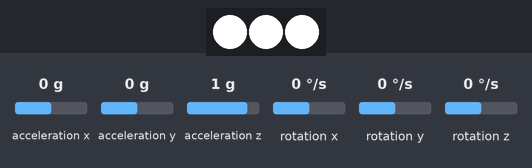
The sketch below on a simulated ATtiny85, built with avr-gcc and run on an emulated ATtiny85. On the bench: 3 RGB LEDs in strip order, left to right. Wiring (inferred from the names in the program): MPU-6050 motion sensor at I2C address 0x68. The test bench sets the inputs (shaded band); at power-on: acceleration y 0 g, acceleration x 0 g, acceleration z 1 g, rotation x 0 °/s, rotation y 0 °/s, rotation z 0 °/s.

Above: at 1.2 s.
1.3 s: acceleration y set to 0.8 g
4.3 s: acceleration x set to -1.4 g
At 4.53 s:
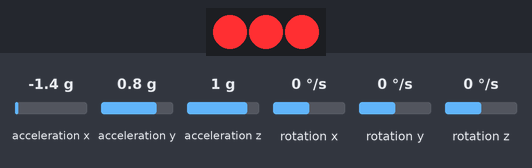
7.3 s: acceleration y set to -1.4 g
At 7.53 s:
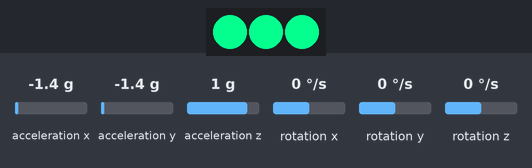
10.3 s: acceleration y set to 1.4 g
At 11.24 s:
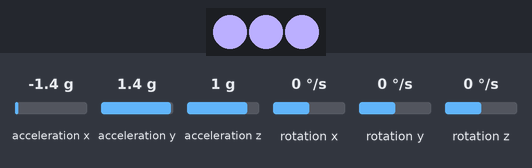
13.3 s: acceleration x set to 0 g
At 15.3 s:
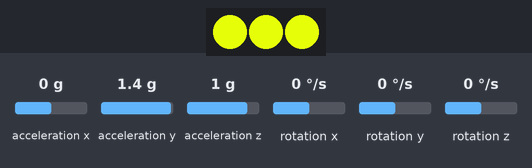
16.3 s: acceleration y set to -0.8 g
At 19.9 s:
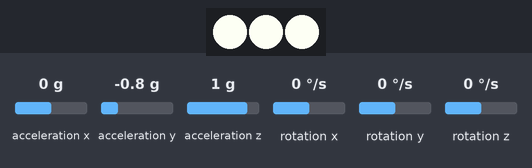
Timing chart, 0 to 20.3 s (numbered marks = the images above; inputs shaded):
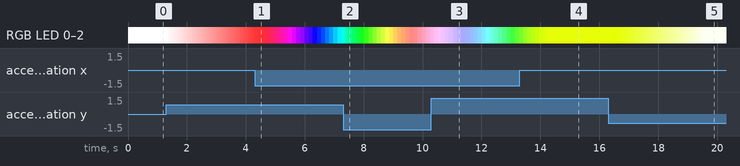

The sketch:

digispark_hue_cube_tilt.ino
```cpp
// sources: https://playground.arduino.cc/Main/MPU-6050
#include <Wire.h>
#define USE_HSV // enable hsv mode
#include <WS2812.h>

#define MAX_BRIGHTNESS 255
#define MPUADDR 0x68

#define CHANGE_FACTOR 2400
#define DEBOUNCE_DELAY 66

WS2812 LED(3);
cRGB value;

void setup() {
  Wire.begin();
  Wire.beginTransmission(MPUADDR);
  Wire.write(0x6B);  // PWR_MGMT_1 register
  Wire.write(0);     // set to zero (wakes up the MPU-6050)
  Wire.endTransmission(true);
  LED.setOutput(3); // Digital Pin 9
}

int16_t acX, acY, acZ, Temp, GyX, GyY, GyZ;
int16_t acXf, acYf, acZf, temp;
int16_t h = 0, s = 0, v = 60;
float change;

void loop() {
  Wire.beginTransmission(MPUADDR);
  Wire.write(0x3B);  // starting with register 0x3B (ACCEL_XOUT_H)
  Wire.endTransmission(false);
  Wire.requestFrom(MPUADDR, 14); // request a total of 14 registers
  acX = (Wire.read() << 8 | Wire.read()); // 0x3B (ACCEL_XOUT_H) & 0x3C (ACCEL_XOUT_L)
  acY = (Wire.read() << 8 | Wire.read()); // 0x3D (ACCEL_YOUT_H) & 0x3E (ACCEL_YOUT_L)
  acZ = (Wire.read() << 8 | Wire.read()); // 0x3F (ACCEL_ZOUT_H) & 0x40 (ACCEL_ZOUT_L)
  Temp = Wire.read() << 8 | Wire.read(); // 0x41 (TEMP_OUT_H) & 0x42 (TEMP_OUT_L)
  GyX = Wire.read() << 8 | Wire.read(); // 0x43 (GYRO_XOUT_H) & 0x44 (GYRO_XOUT_L)
  GyY = Wire.read() << 8 | Wire.read(); // 0x45 (GYRO_YOUT_H) & 0x46 (GYRO_YOUT_L)
  GyZ = Wire.read() << 8 | Wire.read(); // 0x47 (GYRO_ZOUT_H) & 0x48 (GYRO_ZOUT_L)

  // low pass filter to remove noise:
  acXf = acXf * 0.7 + 0.3 * (acX); // 0x3B (ACCEL_XOUT_H) & 0x3C (ACCEL_XOUT_L)
  acYf = acYf * 0.7 + 0.3 * (acY); // 0x3D (ACCEL_YOUT_H) & 0x3E (ACCEL_YOUT_L)
  acZf = acZf * 0.7 + 0.3 * (acZ); // 0x3F (ACCEL_ZOUT_H) & 0x40 (ACCEL_ZOUT_L)

  if (abs(acXf) > CHANGE_FACTOR) {
    h = h + (acXf * (1.0 / CHANGE_FACTOR));
    h = h >= 360 ? 1 : h;
    h = h <= 0 ? 359 : h;
    delay(DEBOUNCE_DELAY); // debounce
  }

  if (abs(acYf) > CHANGE_FACTOR) {
    s = s + (acYf * (1.0 / CHANGE_FACTOR));
    s = s >= 254 ? 245 : s;
    s = s <= 10 ? 10 : s;
    delay(DEBOUNCE_DELAY); // debounce
  }

  v = MAX_BRIGHTNESS;

  value.SetHSV(h, s, v);

  LED.set_crgb_at(0, value);
  LED.set_crgb_at(1, value);
  LED.set_crgb_at(2, value);
  LED.sync();

  delay(1000 / 200);
}
```
